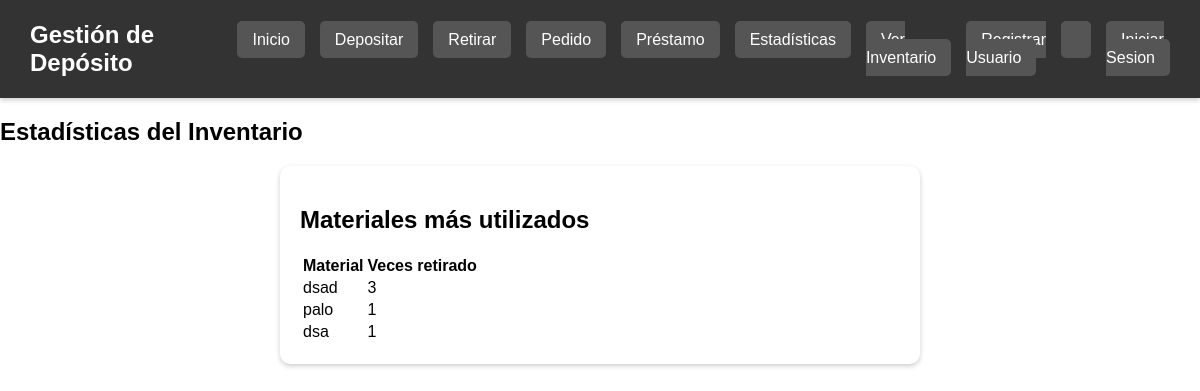
The app's page /estadisticas, older data.
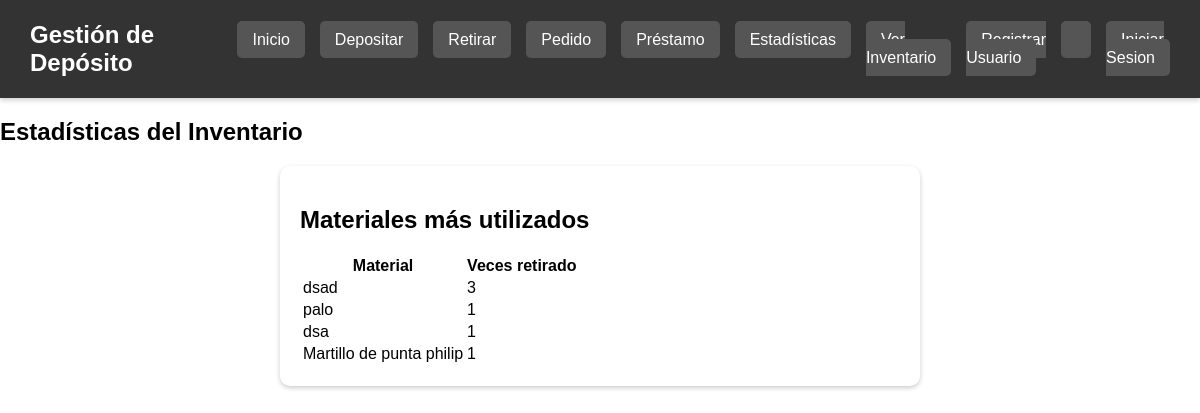
The same page, newer data.
### tables this page shows
CREATE TABLE Inventario (
    id INTEGER PRIMARY KEY AUTOINCREMENT,
    nombre TEXT NOT NULL,
    codigo_barras TEXT UNIQUE NOT NULL,
    cantidad INTEGER NOT NULL,
    ubicacion TEXT NOT NULL
);

### app.py (the view)
@app.route('/estadisticas')
def estadisticas():
    conn = conectar_bd()
    cursor = conn.cursor()
    cursor.execute("SELECT nombre, COUNT(*) FROM Inventario GROUP BY nombre ORDER BY COUNT(*) DESC")
    estadisticas = cursor.fetchall()
    conn.close()
    return render_template("estadisticas.html", estadisticas=estadisticas)

### app.py (called while the page is built)
def conectar_bd():
    return sqlite3.connect("inventario_colegio.db")

### templates/estadisticas.html (shortened to what this page needs)
<!DOCTYPE html>
<html lang="es">
<head>
    <link rel="stylesheet" href="{{ url_for('static', filename='styles.css') }}">
</head>
<body>
    {% include 'header.html' %}
        <h2>Estadísticas del Inventario</h2>
    <main>
        <h2>Materiales más utilizados</h2>
        <table>
            <tr>
                <th>Material</th>
                <th>Veces retirado</th>
            </tr>
            {% for dato in estadisticas %}
            <tr>
                <td>{{ dato[0] }}</td>
                <td>{{ dato[1] }}</td>
            </tr>
            {% endfor %}
        </table>
    </main>
</body>
</html>

Row changes from the older to the newer data that the page shows:
added Inventario: nombre "Martillo de punta philip", cantidad "1"
